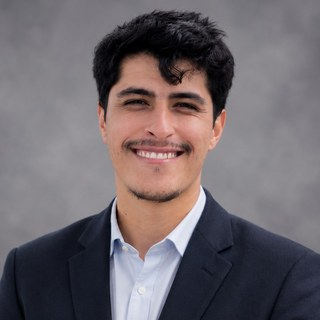
#> input picture assets/me.jpg, 320 x 320 px, given in place of 2.png, which was not available
$ python cut_out_photos.py ../assets ../assets/me.jpg
#> lines starting #> are read from the running program, lines starting #| are printed output that depends on the picture; pictures that were not available may be replaced by others from this repository, and a replacement may not be noted
import sys
from collections import deque
from PIL import Image, ImageFilter
src, out = sys.argv[1], sys.argv[2]
im = Image.open(f'{src}/2.png').convert('RGB'); W, H = im.size; px = im.load()
#> further down, im is the input picture: PIL image 320x320 RGB; mean R, G, B 111, 103.1, 107.8
#> after `W, H = im.size`: W = 320; H = 320
mask = Image.new('L', (W, H), 255); m = mask.load()
#> after `mask = Image.new('L', (W, H), 255)`: mask: PIL image 320x320 L; every value is 255
seen = bytearray(W * H); q = deque()
for x in range(W):
    q.append((x, 0))
for y in range(H):
    q.append((0, y)); q.append((W - 1, y))
def bg(c): r, g, b = c; return r > 200 and g > 205 and b > 210 and max(r, g, b) - min(r, g, b) < 30
while q:
    x, y = q.popleft()
    if x < 0 or y < 0 or x >= W or y >= H or seen[y * W + x]: continue
    seen[y * W + x] = 1
    if not bg(px[x, y]): continue
    m[x, y] = 0
    q.extend(((x + 1, y), (x - 1, y), (x, y + 1), (x, y - 1)))
mask = mask.filter(ImageFilter.MinFilter(3)).filter(ImageFilter.GaussianBlur(1.2))
lula = im.convert('RGBA'); lula.putalpha(mask)
lula = lula.resize((int(W * 560 / H), 560), Image.LANCZOS)
#> lula: PIL image 560x560 RGBA
lula.save(f'{out}/lula.webp', 'WEBP', quality=82)
fl = Image.open(f'{src}/3.webp').convert('RGBA')
fl = fl.crop((0, 0, 1041, 1300))
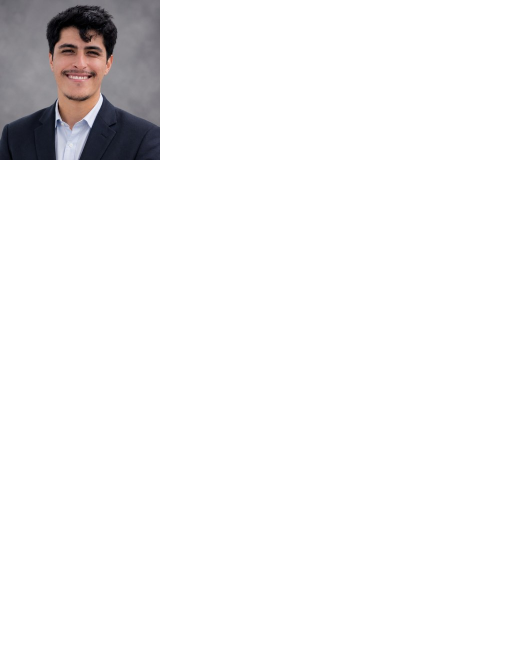
#> fl: PIL image 1041x1300 RGBA (shown at 1/2 size); mean R, G, B, A 8.4, 7.8, 8.2, 19.3; transparent parts drawn white
fl = fl.resize((int(1041 * 560 / 1300), 560), Image.LANCZOS)
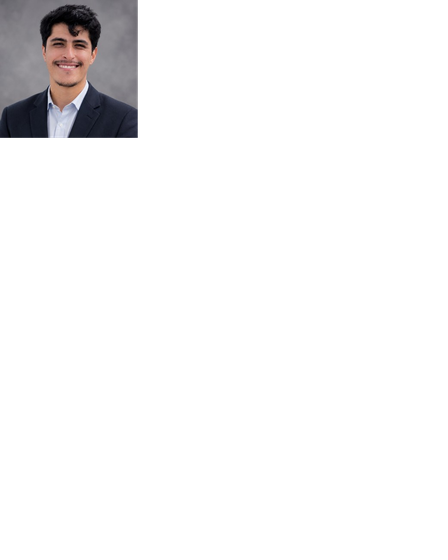
#> fl: PIL image 448x560 RGBA; mean R, G, B, A 8.5, 7.9, 8.3, 19.3; transparent parts drawn white
fl.save(f'{out}/flavio.webp', 'WEBP', quality=82)
# preview on white
for n in ('lula', 'flavio'):
    a = Image.open(f'{out}/{n}.webp'); bgc = Image.new('RGBA', a.size, (255, 230, 230, 255)); bgc.alpha_composite(a); bgc.convert('RGB').save(f'{out}/prev_{n}.png')
#> after `bgc = Image.new('RGBA', a.size, (255, 230, 230, 255))`:
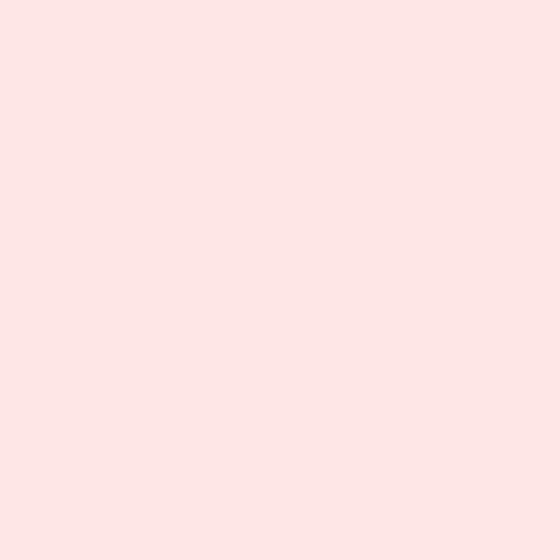
#> bgc: PIL image 560x560 RGBA; mean R, G, B, A 255, 230, 230, 255
#> (the run stopped early here; a loop or call above may not have finished)
